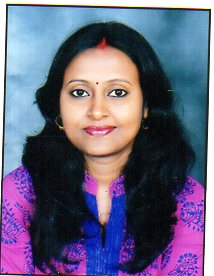
#> input picture Maitreyee_Photo.jpg, 214 x 276 px
$ jupyter execute Face_eye_detection.ipynb   (shell and % lines are left out)
#> lines starting #> are read from the running program, lines starting #| are printed output that depends on the picture; after the words box and inside, x2 and y2 are one past the last pixel; in counts of white or black regions, pixels touching at a corner belong together
#> further down, img is the input picture: shape (276, 214, 3); mean B, G, R 125.6, 98.2, 102.7
[cell 1]
import matplotlib.image as mpimg
import numpy as np
import cv2
from matplotlib import pyplot as plt


face_cascade = cv2.CascadeClassifier('haarcascade_frontalface_alt.xml')
eye_cascade = cv2.CascadeClassifier('haarcascade_eye.xml')

haar_cascade_face = cv2.CascadeClassifier('haarcascade_frontalface_alt2.xml')

def detect_faces(cascade, test_image, scaleFactor = 1.1):

#> called with scaleFactor = 1.1
  image_copy = test_image.copy()
  plt.imshow(image_copy)
  gray_image = cv2.cvtColor(image_copy, cv2.COLOR_BGR2GRAY)
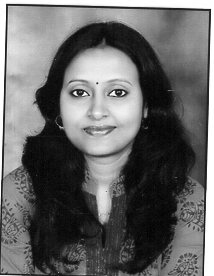
#> gray_image: shape (276, 214); min 1, max 255, mean 102.6

  faces_rect = cascade.detectMultiScale(gray_image)
#> faces_rect = [[50, 55, 100, 100]]


  for(x,y,w,h) in faces_rect:
    cv2.rectangle(image_copy,(x,y),(x+w,y+h),(34,139,34),2)

    roi_gray = gray_image[y:y+h, x:x+w]
    roi_color = image_copy[y:y+h, x:x+w]

    eyes = eye_cascade.detectMultiScale(roi_gray)
    for(ex,ey,ew,eh) in eyes:
        eye= cv2.rectangle(roi_color,(ex,ey),(ex+ew,ey+eh),(255,0,0),2)
    eye_crop = eye[ey:ey+eh, ex:ex+ew]
    plt.imshow(eye_crop)
#> this loop made 1 pass
#> (x, y, w, h, eyes) on pass 1: (50, 55, 100, 100, [[15, 24, 27, 27], [53, 23, 28, 28], [27, 63, 25, 25]])
#> pass 1, in detect_faces, `roi_gray = gray_image[y:y+h, x:x+w]`:
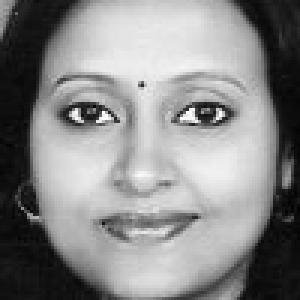
#> roi_gray: shape (100, 100) (shown 3 times larger); min 2, max 254, mean 136.9
#> pass 1, in detect_faces, `roi_color = image_copy[y:y+h, x:x+w]`:
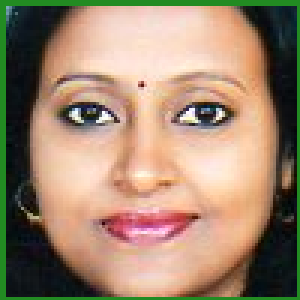
#> roi_color: shape (100, 100, 3) (shown 3 times larger); mean B, G, R 111, 134.2, 159.2
#> after the loop:
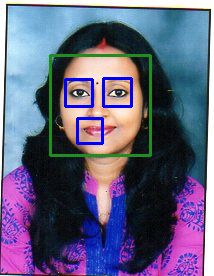
#> image_copy: shape (276, 214, 3); 3.63% of pixels changed, all inside (x1, y1, x2, y2) = (49, 54, 152, 157)
#> after the loop:
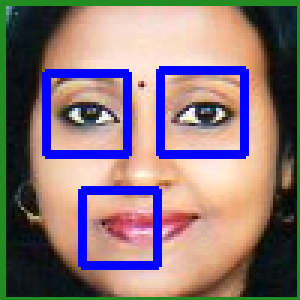
#> roi_color: shape (100, 100, 3) (shown 3 times larger); 9.48% of pixels changed, all inside (x1, y1, x2, y2) = (14, 22, 83, 90)
  return image_copy


img = cv2.imread('Maitreyee_Photo.jpg')
faces=detect_faces(haar_cascade_face,img)
plt.imshow(faces)
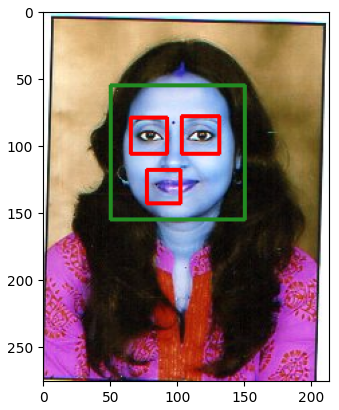
#> figure drawn by matplotlib, 1 panel; B, G, R data is drawn as R, G, B
